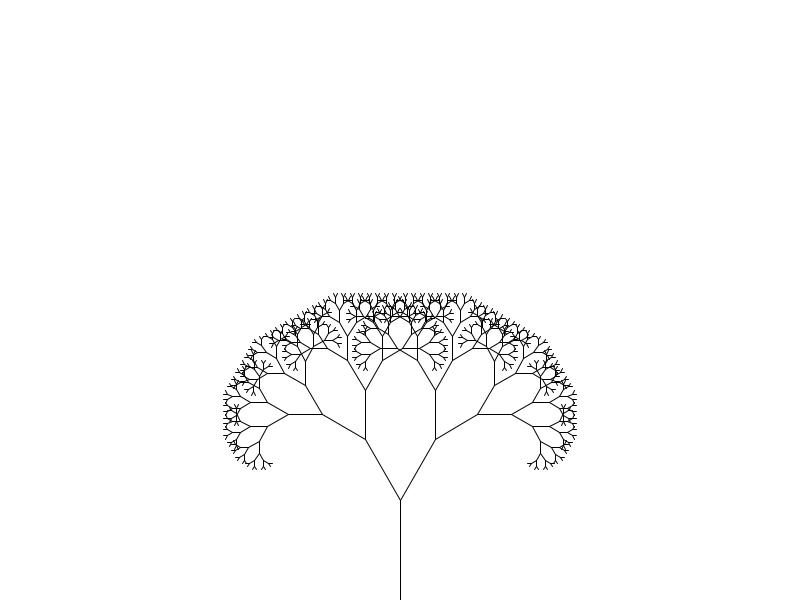
Frame 1 (no input)
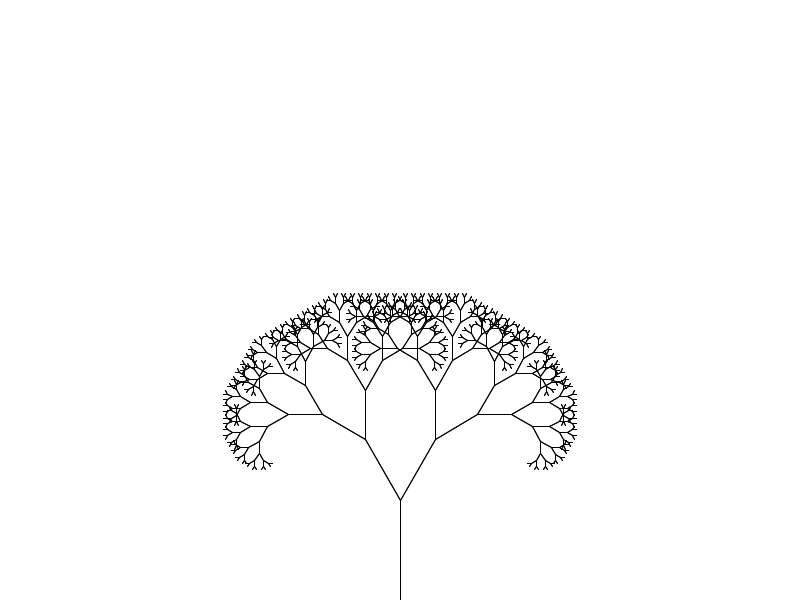
Frame 2 (the mouse pressed at the canvas centre, redrawn once)

The Processing sketch that drew these frames (run headless with seeded random() and noise(); the mouse was pressed at the canvas centre and the sketch redrawn once):

// Processing sketch: image_input
// ── image_input.pde
void setup() {
  size(800, 600); // Set the size of the canvas
  background(255); // Set the background to white
}

void draw() {
  // Start the tree from the bottom of the screen
  drawBranch(width / 2, height, -PI / 2, 100, 10);
  noLoop(); // Stops draw() from looping
}

void drawBranch(float x, float y, float angle, float len, int depth) {
  if (depth == 0)
    return;

  // Calculate the end point of the branch
  float endX = x + len * cos(angle);
  float endY = y + len * sin(angle);

  // Draw the line
  line(x, y, endX, endY);

  // Reduce the length of the branch
  len *= 0.7;

  // Draw the two new branches
  drawBranch(endX, endY, angle - PI / 6, len, depth - 1); // Left branch
  drawBranch(endX, endY, angle + PI / 6, len, depth - 1); // Right branch
}
